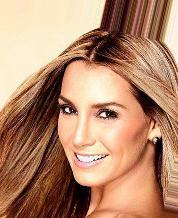
#> input picture data/000001.jpg, 178 x 218 px, found by its file name
$ jupyter execute --allow-errors 'SR 1 - Learning Face Hallucination in the Wild (2015).ipynb'   (older library calls are emulated)
#> lines starting #> are read from the running program, lines starting #| are printed output that depends on the picture
# **Learning Face Hallucination in the Wild (2015)**

```
# This is formatted as code
@inproceedings{zhou2015learning,
  title={Learning face hallucination in the wild},
  author={Zhou, Erjin and Fan, Haoqiang and Cao, Zhimin and Jiang, Yuning and Yin, Qi},
  booktitle={Proceedings of the AAAI conference on artificial intelligence},
  volume={29},
  number={1},
  year={2015}
}
```

[cell 1]
data_path = "/content/drive/MyDrive/Research/Images"

[cell 2]
one_img = "/content/drive/MyDrive/Research/Images/000001.jpg"

[cell 3]
import cv2
import numpy as np
import matplotlib.pyplot as plt

[cell 4]
def generate_lr_image_opencv(image_path, blur_type='gaussian', downscale_factor=3):
    # Load image
#> called with blur_type = 'motion', downscale_factor = 3
    image = cv2.imread(image_path)
#> image is the input picture: shape (218, 178, 3); mean B, G, R 109.7, 137.1, 181
    image = cv2.cvtColor(image, cv2.COLOR_BGR2RGB)  # OpenCV uses BGR by default

    # Apply blur
    if blur_type == 'gaussian':
        blurred = cv2.GaussianBlur(image, (15, 15), sigmaX=3, sigmaY=3)
    elif blur_type == 'motion':
        kernel = np.zeros((15, 15))
        cv2.line(kernel, (7, 7), (12, 12), 1, thickness=1)  # Diagonal motion
        kernel = kernel / kernel.sum()
        blurred = cv2.filter2D(image, -1, kernel)
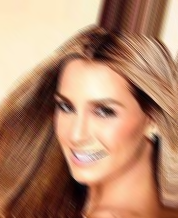
#> blurred: shape (218, 178, 3); mean R, G, B 180.3, 135.9, 108.7

    # Downsample
    h, w = image.shape[:2]
#> h = 218; w = 178
    lr_image = cv2.resize(blurred, (w//downscale_factor, h//downscale_factor),
                         interpolation=cv2.INTER_CUBIC)
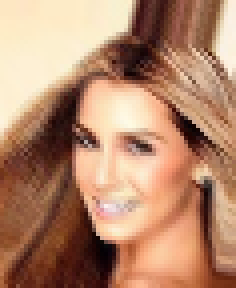
#> lr_image: shape (72, 59, 3) (shown 4 times larger); mean R, G, B 180.3, 135.9, 108.7

    return lr_image, image

# Usage
lr, hr = generate_lr_image_opencv(one_img, blur_type='motion')
plt.imshow(np.hstack([hr, cv2.resize(lr, (hr.shape[1], hr.shape[0]))]))
plt.show()
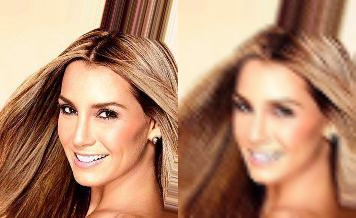
#> shown: shape (218, 356, 3); mean R, G, B 180.6, 136.4, 109.2

[cell 5]
import os
import cv2
import numpy as np
import random
from google.colab import drive
from tqdm import tqdm

# Mount Google Drive
#drive.mount('/content/drive')

# Configuration
input_folder = '/content/drive/MyDrive/Research/Images'  # Change to your folder
output_folder = '/content/drive/MyDrive/Research/LRImages'
os.makedirs(output_folder, exist_ok=True)

# Parameters
downscale_factor = random.randint(2, 5)  # Random downscale between 2-5 as in paper
kernel_size = 15

# [24 lines left out: function generate_lr_image, not called in this run]

# Process all images
#> (the rest of this cell did not finish here and is left out)

[cell 6]
import torch
import torch.nn as nn
import torch.nn.functional as F
from torch.utils.data import Dataset, DataLoader
from torchvision import transforms
from PIL import Image
import os

[cell 7]
## 1. Dataset Preparation (Matches Paper Specifications)
class PaperFaceDataset(Dataset):
    def __init__(self, hr_dir, lr_dir):
        """
        Initialize dataset with HR and LR image pairs
        Args:
            hr_dir: Path to high-resolution images (100x100)
            lr_dir: Path to low-resolution images (variable size, will be resized to 48x48)
        """
        self.hr_dir = hr_dir
        self.lr_dir = lr_dir
        self.image_files = [f for f in os.listdir(lr_dir) if f.endswith(('.png', '.jpg', '.jpeg'))]

        # Transform for HR images (100x100)
        self.hr_transform = transforms.Compose([
            transforms.Resize((100, 100)),  # Ensure HR is 100x100
            transforms.ToTensor(),
            transforms.Normalize(mean=[0.5, 0.5, 0.5], std=[0.5, 0.5, 0.5])  # Scale to [-1, 1]
        ])

        # Transform for LR images (resize to 48x48 as in paper)
        self.lr_transform = transforms.Compose([
            transforms.Resize((48, 48)),  # Resize to network input size
            transforms.ToTensor(),
            transforms.Normalize(mean=[0.5, 0.5, 0.5], std=[0.5, 0.5, 0.5])  # Scale to [-1, 1]
        ])

    def __len__(self):
        return len(self.image_files)

    # [7 lines left out: function __getitem__, not called in this run]

[cell 8]
hr_dir = "/content/drive/MyDrive/Research/Images"
lr_dir = "/content/drive/MyDrive/Research/LRImages"
# Create dataset
#> (the rest of this cell did not finish here and is left out)

#> (a cell that did not finish here is left out)

[cell 10]
# [4 lines left out: function ddata, not called in this run]
#> (the rest of this cell did not finish here and is left out)

[cell 11]
class CNN(nn.Module):
    # [32 lines left out: functions __init__, forward, not called in this run]
#> (the rest of this cell did not finish here and is left out)

#> (a cell that did not finish here is left out)

[cell 13]
import torch
import numpy as np
from skimage.metrics import peak_signal_noise_ratio, structural_similarity
from torchvision import transforms
from PIL import Image

# [43 lines left out: function compute_psnr_ssim, not called in this run]

[cell 14]
## 2. Exact Bi-Channel CNN Model (From Paper)
class BiChannelCNN(nn.Module):
    # [65 lines left out: functions __init__, forward, not called in this run]

[cell 15]
## 3. Training Setup (Matches Paper Specifications)
def setup_training(hr_dir, lr_dir):
    """Prepare everything for training exactly as in paper"""
    # Create dataset
    dataset = PaperFaceDataset(hr_dir=hr_dir, lr_dir=lr_dir)

$ run again, with data/000002.jpg copied over data/000001.jpg
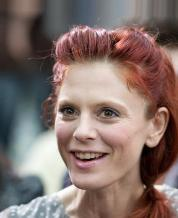
#> input picture data/000002.jpg, 178 x 218 px, found by its file name
#> in generate_lr_image_opencv, image is the input picture: shape (218, 178, 3); mean B, G, R 107.5, 112.9, 131.6
#> in generate_lr_image_opencv, `blurred = cv2.filter2D(image, -1, kernel)`:
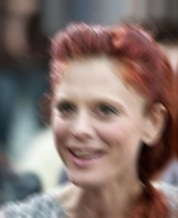
#> blurred: shape (218, 178, 3); mean R, G, B 132.8, 113.3, 107.8
#> `plt.show()`:
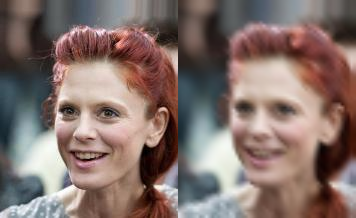
#> shown: shape (218, 356, 3); mean R, G, B 132.1, 113, 107.5

$ run again, with data/000003.jpg copied over data/000001.jpg
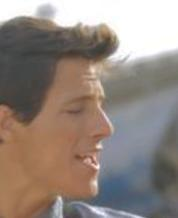
#> input picture data/000003.jpg, 178 x 218 px, found by its file name
#> in generate_lr_image_opencv, image is the input picture: shape (218, 178, 3); mean B, G, R 126.6, 134.6, 147.4
#> in generate_lr_image_opencv, `blurred = cv2.filter2D(image, -1, kernel)`:
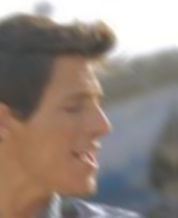
#> blurred: shape (218, 178, 3); mean R, G, B 146, 133.5, 125.6
#> `plt.show()`:
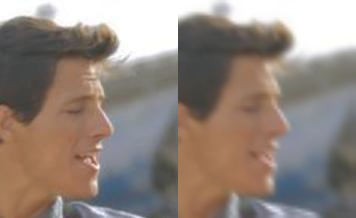
#> shown: shape (218, 356, 3); mean R, G, B 146.6, 134, 126

$ run again, with data/000004.jpg copied over data/000001.jpg
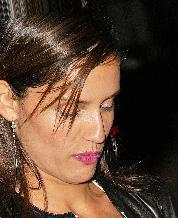
#> input picture data/000004.jpg, 178 x 218 px, found by its file name
#> in generate_lr_image_opencv, image is the input picture: shape (218, 178, 3); mean B, G, R 50.1, 65.9, 89.7
#> in generate_lr_image_opencv, `blurred = cv2.filter2D(image, -1, kernel)`:
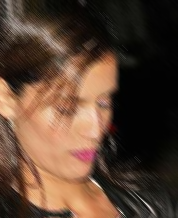
#> blurred: shape (218, 178, 3); mean R, G, B 89.3, 65.5, 49.9
#> `plt.show()`:
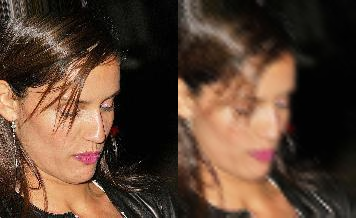
#> shown: shape (218, 356, 3); mean R, G, B 89.5, 65.7, 50.1
